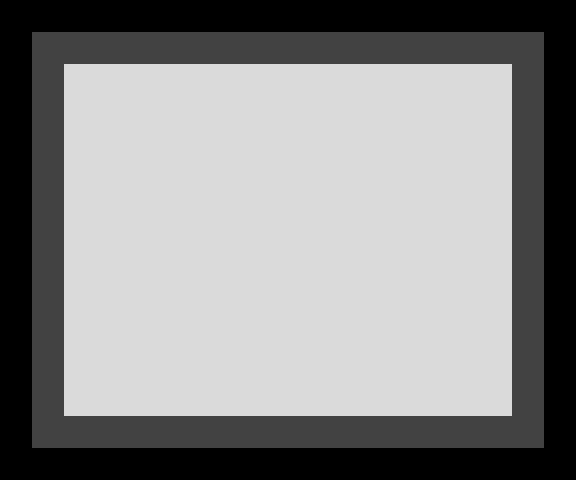

A level layout from a 2D game, rendered from its tile map. Below: a short description, then the map file with tile-grid data replaced by summaries:
An orthogonal 18x15 tile map with 32x32 px tiles, 2 tile layers (map, background).

<map version="1.0" orientation="orthogonal" width="18" height="15" tilewidth="32" tileheight="32">
 <tileset firstgid="1" name="BlackAndWhite" tilewidth="32" tileheight="32">
  <image source="../../assets/img/BlackAndWhite.png" trans="ff00ff" width="320" height="32" />
 </tileset>
 <layer name="map" width="18" height="15">
  <data>[270 cells, 54 non-empty, 1 distinct tile ids]</data>
 </layer>
 <layer name="background" width="18" height="15">
  <data>[270 cells, 154 non-empty, 1 distinct tile ids]</data>
 </layer>
 <objectgroup name="objects" width="18" height="15" />
</map>
